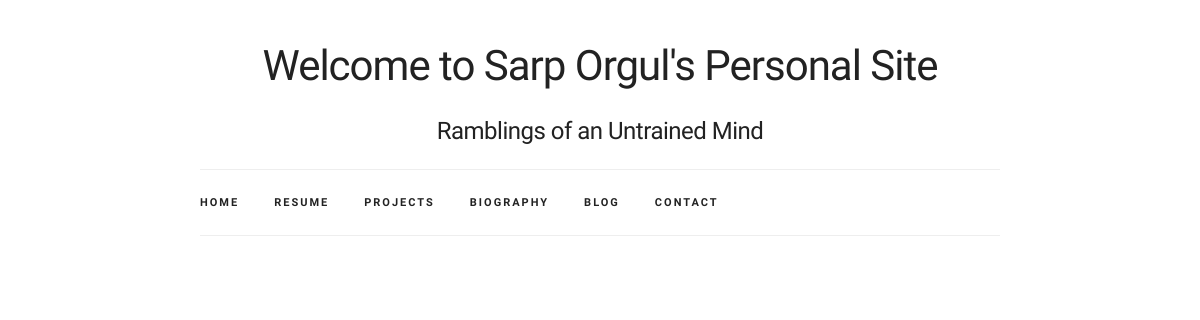
/blog/, run on an earlier commit of the app's database.
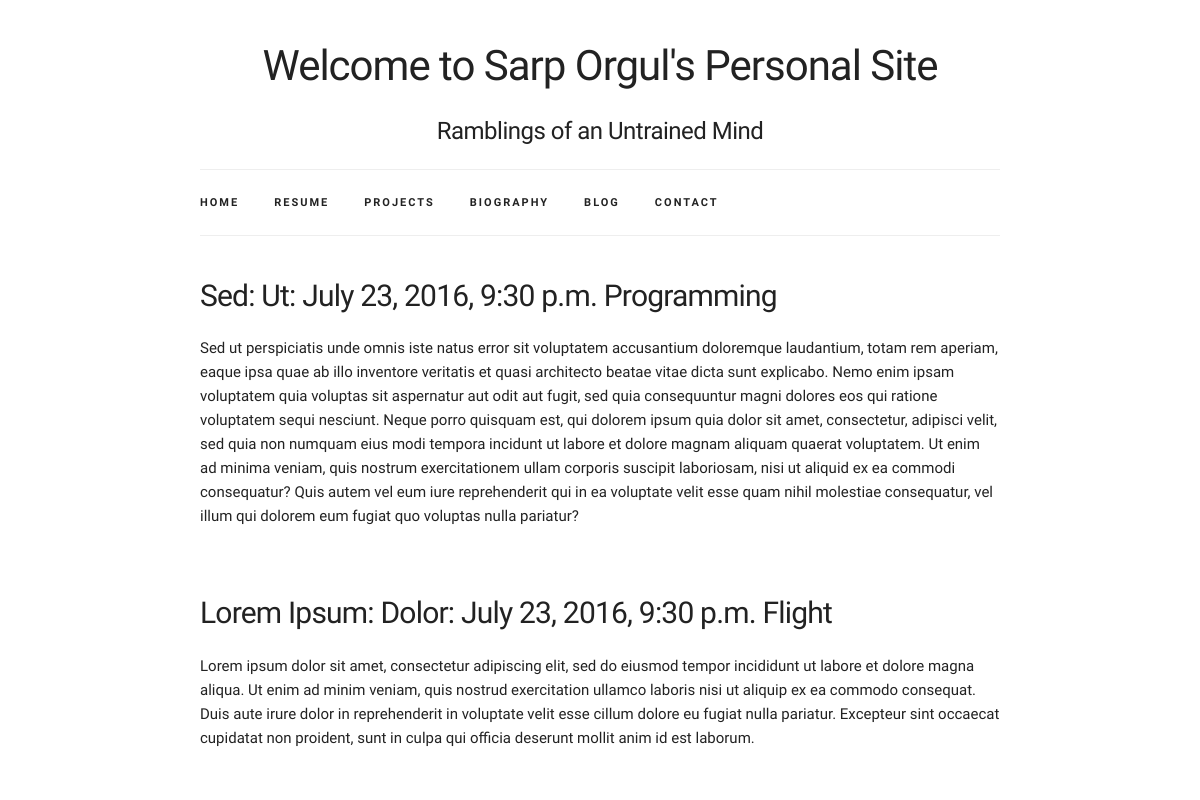
And on a later commit of the database.
### blog/models.py (models this page shows, shortened)
class Entry(models.Model):
    title = models.CharField(max_length = 200)
    subtitle = models.CharField(max_length = 200)
    body = models.TextField()
    publish = models.BooleanField(default = True)
    created = models.DateTimeField(auto_now_add = True)
    modified = models.DateTimeField(auto_now = True)
    slug = models.CharField(max_length = 200, unique=True, default="")
    tags = models.ManyToManyField(Tag)
    objects = EntryQuerySet.as_manager()
    class Meta:
        verbose_name = "Blog Entry"
        verbose_name_plural = "Blog Entries"
        ordering = ["-created"]

class Tag(models.Model):
    slug = models.SlugField(max_length = 50, unique = True)
    def __str__(self):
        return self.slug

### blog/views.py (the view)
class BlogIndex(generic.ListView):
    queryset = models.Entry.objects.published()
    template_name = "index.html"
    paginate_by = 2

### blog/templates/index.html
{% extends "base.html" %}
{% load django_markdown %}
{% block blog_entries %}
{% for object in object_list %}
<div class="row">
	<div class="twelve columns" style="margin-top: 5%">
		<h4> {{object.title}}: {{object.subtitle}}: {{object.created}} {{ object.tags.all|join:", " }} </h4>
		<p> {{object.body|markdown}} </p>
	</div>
</div>
{% endfor %}
{% endblock %}

### blog/templates/base.html (shortened to what this page needs)
{% load staticfiles %}
<!DOCTYPE html>
<html lang="en">
<head>
    <link href="{% static "css/normalize.css" %}" rel="stylesheet">
    <link href="{% static "css/skeleton.css" %}" rel="stylesheet">
    <link href="{% static "css/custom.css" %}" rel="stylesheet">
    <link href="{% static "css/github-prettify-theme.css" %}" rel="stylesheet">
</head>
<body class="code-snippets-visible">
<div class="container">
	<div class="example-header">
    	<h2 class="title">Welcome to Sarp Orgul's Personal Site</h2>
    	<h5 class="title">Ramblings of an Untrained Mind</h2>
    </div>
	<nav class="navbar">
		<div class="container">
        <ul class="navbar-list">
        	<li class="navbar-item"><a class="navbar-link" href="#intro">Home</a></li>
        	<li class="navbar-item"><a class="navbar-link" href="#intro">Resume</a></li>
        	<li class="navbar-item"><a class="navbar-link" href="#intro">Projects</a></li>
        	<li class="navbar-item"><a class="navbar-link" href="#intro">Biography</a></li>
        	<li class="navbar-item"><a class="navbar-link" href="#intro">Blog</a></li>
        	<li class="navbar-item"><a class="navbar-link" href="#intro">Contact</a></li>
        </ul>
      </div>
    </nav>
    {% block blog_entries %}Blog Entries{% endblock %}
</div>
</body>
</html>

### blog/static/css/skeleton.css (style rules this page uses)
.container { position: relative; width: 100%; max-width: 960px; margin: 0 auto; padding: 0 20px; box-sizing: border-box; }
.column, .columns { width: 100%; float: left; box-sizing: border-box; }
@media (min-width: 400px) { .container { width: 85%; padding: 0; } }
@media (min-width: 550px) { .container { width: 80%; } }
@media (min-width: 550px) { .column, .columns { margin-left: 4%; } }
@media (min-width: 550px) { .column:first-child, .columns:first-child { margin-left: 0; } }
@media (min-width: 550px) { .twelve.columns { width: 100%; margin-left: 0; } }
html { font-size: 62.5%; }
body { font-size: 1.5em; line-height: 1.6; font-weight: 400; font-family: "Raleway", "HelveticaNeue", "Helvetica Neue", Helvetica, Arial, sans-serif; color: #222; }
h1, h2, h3, h4, h5, h6 { margin-top: 0; margin-bottom: 2rem; font-weight: 300; }
h2 { font-size: 3.6rem; line-height: 1.25; letter-spacing: -.1rem; }
h4 { font-size: 2.4rem; line-height: 1.35; letter-spacing: -.08rem; }
h5 { font-size: 1.8rem; line-height: 1.5; letter-spacing: -.05rem; }
@media (min-width: 550px) { h2 { font-size: 4.2rem; } }
@media (min-width: 550px) { h4 { font-size: 3.0rem; } }
@media (min-width: 550px) { h5 { font-size: 2.4rem; } }
p { margin-top: 0; }
a { color: #1EAEDB; }
ul { list-style: circle inside; }
ol, ul { padding-left: 0; margin-top: 0; }
li { margin-bottom: 1rem; }
pre, blockquote, dl, figure, table, p, ul, ol, form { margin-bottom: 2.5rem; }
.container:after, .row:after, .u-cf { content: ""; display: table; clear: both; }

### blog/static/css/custom.css (style rules this page uses)
.container { max-width: 800px; }
.example-header { font-weight: 600; margin-top: 4rem; margin-bottom: 2rem; text-align: center; }
.navbar { display: none; }
@media (min-width: 750px) { .navbar, .navbar-spacer { display: block; width: 100%; height: 6.5rem; background: #fff; z-index: 99; border-top: 1px solid #eee; border-bottom: 1px solid #eee; } }
@media (min-width: 750px) { .navbar > .container { width: 100%; } }
@media (min-width: 750px) { .navbar-list { list-style: none; margin-bottom: 0; } }
@media (min-width: 750px) { .navbar-item { position: relative; float: left; margin-bottom: 0; } }
@media (min-width: 750px) { .navbar-link { text-transform: uppercase; font-size: 11px; font-weight: 600; letter-spacing: .2rem; margin-right: 35px; text-decoration: none; line-height: 6.5rem; color: #222; } }

What changed in the data, as far as the page shows it:
added Entry: title "Sed", subtitle "Ut", created "July 23, 2016, 9:30 p.m.", tags.all "Programming", body "Sed ut perspiciatis unde omnis iste natus error sit voluptatem accusantium doloremque laudantium, totam rem aperiam, eaque ipsa quae ab illo inventore veritatis et quasi architecto beatae vitae dicta sunt explicabo. Nemo enim ipsam voluptatem quia voluptas sit aspernatur aut odit aut fugit, sed quia consequuntur magni dolores eos qui ratione voluptatem sequi nesciunt. Neque porro quisquam est, qui dolorem ipsum quia dolor sit amet, consectetur, adipisci velit, sed quia non numquam eius modi tempora incidunt ut labore et dolore magnam aliquam quaerat voluptatem. Ut enim ad minima veniam, quis nostrum exercitationem ullam corporis suscipit laboriosam, nisi ut aliquid ex ea commodi…"
added Entry: title "Lorem Ipsum", subtitle "Dolor", created "July 23, 2016, 9:30 p.m.", tags.all "Flight", body "Lorem ipsum dolor sit amet, consectetur adipiscing elit, sed do eiusmod tempor incididunt ut labore et dolore magna aliqua. Ut enim ad minim veniam, quis nostrud exercitation ullamco laboris nisi ut aliquip ex ea commodo consequat. Duis aute irure dolor in reprehenderit in voluptate velit esse cillum dolore eu fugiat nulla pariatur. Excepteur sint occaecat cupidatat non proident, sunt in culpa qui officia deserunt mollit anim id est laborum."
